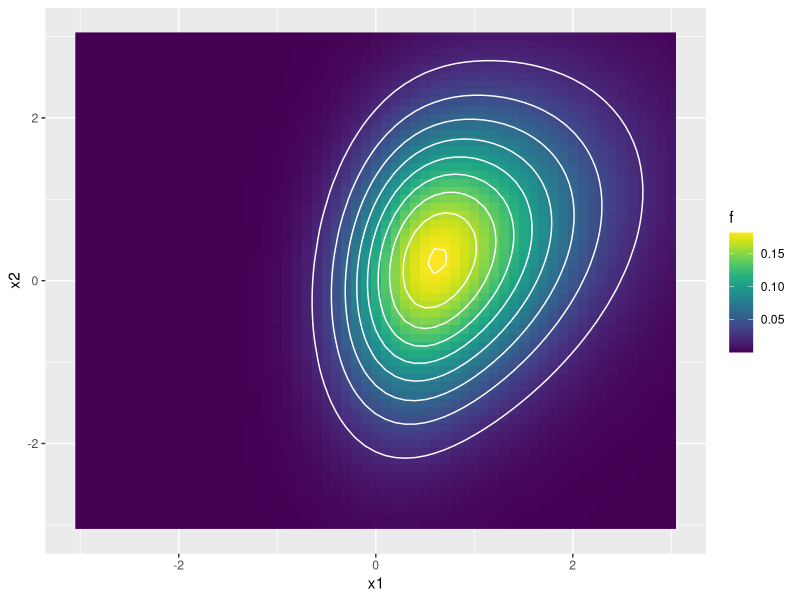

The R script that drew this image:
## ---- chunk 1
#| warning: false
#| cache: true
#| echo: false
#| fig-cap: "Función de densidad de la que se desean obtener muestras"
library(ggplot2)
library(dplyr)
data <- tidyr::crossing(x1 = seq(-3, 3, 0.1), x2 = seq(-3, 3, 0.1))

Mu <- c(0, 0)
Sigma <- matrix(c(1.5, 0.6, 0.6, 1.5), nrow = 2)
data |>
    mutate(
        f = 2 * purrr::map2_dbl(x1, x2, ~mvtnorm::dmvnorm(c(.x, .y), Mu, Sigma)) * pnorm(x1 * 2 + x2 * 0)
    ) |>
    ggplot() + 
    geom_raster(aes(x = x1, y = x2, fill = f)) +
    stat_contour(aes(x = x1, y = x2, z = f), col = "white") +
    viridis::scale_fill_viridis()
